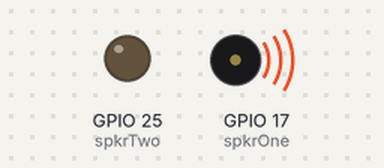
This program was run on a simulated Raspberry Pi (BCM pin numbers). Shown: output pins drawn as LEDs (lit = HIGH), buzzer (waves = sounding).

Above: at 6.82 s.
At 36.87 s:
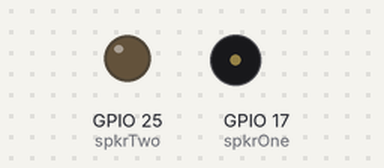
Timing chart, 0 to 40.0 s (numbered marks = the images above):
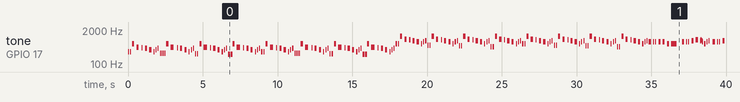

The program:

megalovania.py
```python
# Original script is credited to Github user "AnonymousAlly"
# https://github.com/AnonymousAlly/Arduino-Music-Codes/tree/master

import time
import RPi.GPIO as GPIO

#vars
spkrOne=17
spkrTwo=25

#setup
GPIO.setmode(GPIO.BCM)
GPIO.setwarnings(False)
GPIO.setup(spkrOne,GPIO.OUT)
GPIO.setup(spkrTwo,GPIO.OUT)

#funcs
def delay(seconds):
    time.sleep(seconds/1750)

def tone(r,hertz,duration):
    pwm = GPIO.PWM(spkrOne,hertz)
    pwm.start(50)
    pwm.ChangeFrequency(hertz)
    delay(duration)
    pwm.stop

tone(3,294,125) #D4
delay(125)
tone(3,294,125) #D4
delay(125)
tone(3,587,250) #D5
delay(250)
tone(3,440,250) #A4
delay(375)
tone(3,415,125) #Ab4
delay(250)
tone(3,392,250) #G4
delay(250)
tone(3,349,250) #F4
delay(250)
tone(3,294,125) #D4
delay(125)
tone(3,349,125) #F4
delay(125)
tone(3,392,125) #G4
delay(125)
tone(3,261,125) #C4(middle)
delay(62)
tone(3,261,125) #C4(middle)
delay(62)
tone(3,261,125) #C4(middle)
delay(62)
tone(3,261,125) #C4(middle)
delay(62)
tone(3,587,250) #D5
delay(250)
tone(3,440,375) #A4
delay(375)
tone(3,415,125) #Ab4
delay(250)
tone(3,392,250) #G4
delay(250)
tone(3,349,250) #F4
delay(250)
tone(3,294,125) #D4
delay(125)
tone(3,349,125) #F4
delay(125)
tone(3,392,125) #G4
delay(125)
tone(3,247,125) #B3
delay(125)
tone(3,247,125) #B3
delay(125)
tone(3,587,250) #D5
delay(250)
tone(3,440,375) #A4
delay(375)
tone(3,415,125) #Ab4
delay(250)
tone(3,392,250) #G4
delay(250)
tone(3,349,250) #F4
delay(250)
tone(3,294,125) #D4
delay(125)
tone(3,349,125) #F4
delay(125)
tone(3,392,125) #G4
delay(125)
tone(3,233,62) #Bb3
delay(62)
tone(3,233,62) #Bb3
delay(62)
tone(3,233,62) #Bb3
delay(62)
tone(3,233,62) #Bb3
delay(62)
tone(3,587,250) #D5
delay(250)
tone(3,440,375) #A4
delay(375)
tone(3,415,125) #Ab4
delay(250)
tone(3,392,250) #G4
delay(250)
tone(3,349,250) #F4
delay(250)
tone(3,294,125) #D4
delay(125)
tone(3,349,125) #F4
delay(125)
tone(3,392,125) #G4
delay(125)
tone(3,294,125) #D4
delay(125)
tone(3,294,125) #D4
delay(125)
tone(3,587,250) #D5
delay(250)
tone(3,440,375) #A4
delay(375)
tone(3,415,125) #Ab4
delay(250)
tone(3,392,250) #G4
delay(250)
tone(3,349,250) #F4
delay(250)
tone(3,294,125) #D4
delay(125)
tone(3,349,125) #F4
delay(125)
tone(3,392,125) #G4
delay(125)
tone(3,261,125) #C4(middle)
delay(62)
tone(3,261,125) #C4(middle)
delay(62)
tone(3,261,125) #C4(middle)
delay(62)
tone(3,261,125) #C4(middle)
delay(62)
tone(3,587,250) #D5
delay(250)
tone(3,440,375) #A4
delay(375)
tone(3,415,125) #Ab4
delay(250)
tone(3,392,250) #G4
delay(250)
tone(3,349,250) #F4
delay(250)
tone(3,294,125) #D4
delay(125)
tone(3,349,125) #F4
delay(125)
tone(3,392,125) #G4
delay(125)
tone(3,247,125) #B3
delay(125)
tone(3,247,125) #B3
delay(125)
tone(3,587,250) #D5
delay(250)
tone(3,440,375) #A4
delay(375)
tone(3,415,125) #Ab4
delay(250)
tone(3,392,250) #G4
delay(250)
tone(3,349,250) #F4
delay(250)
tone(3,294,125) #D4
delay(125)
tone(3,349,125) #F4
delay(125)
tone(3,392,125) #G4
delay(125)
tone(3,233,62) #Bb3
delay(62)
tone(3,233,62) #Bb3
delay(62)
tone(3,233,62) #Bb3
delay(62)
tone(3,233,62) #Bb3
delay(62)
tone(3,588,250) #D5
delay(250)
tone(3,440,375) #A4
delay(375)
tone(3,415,125) #Ab4
delay(250)
tone(3,392,250) #G4
delay(250)
tone(3,349,250) #F4
delay(250)
tone(3,294,125) #D4
delay(125)
tone(3,349,125) #F4
delay(125)
tone(3,392,125) #G4
delay(125)

#DOEH DEH DEH AH DAH DOOEH DOO AH (INTENSIFIES)

tone(3,587,125) #D5
delay(125)
tone(3,587,125) #D5
delay(125)
tone(3,1175,250) #D6
delay(250)
tone(3,880,250) #A5
delay(325)
tone(3,831,125) #Ab5
delay(250)
tone(3,784,250) #G5
delay(250)
tone(3,698,250) #F5
delay(250)
tone(3,587,125) #D5
delay(125)
tone(3,698,125) #F5
delay(125)
tone(3,784,125) #G5
delay(125)
tone(3,523,125) #C5
delay(125)
tone(3,523,125) #C5
delay(125)
tone(3,1175,250) #D6
delay(250)
tone(3,880,250) #A5
delay(325)
tone(3,831,125) #Ab5
delay(250)
tone(3,784,250) #G5
delay(250)
tone(3,698,250) #F5
delay(250)
tone(3,587,125) #D5
delay(125)
tone(3,698,125) #F5
delay(125)
tone(3,784,125) #G5
delay(125)
tone(3,494,125) #B4
delay(125)
tone(3,494,125) #B4
delay(125)
tone(3,1175,250) #D6
delay(250)
tone(3,880,250) #A5
delay(325)
tone(3,831,125) #Ab5
delay(250)
tone(3,784,250) #G5
delay(250)
tone(3,698,250) #F5
delay(250)
tone(3,587,125) #D5
delay(125)
tone(3,698,125) #F5
delay(125)
tone(3,784,125) #G5
delay(125)
tone(3,466,125) #Bb4
delay(125)
tone(3,466,125) #Bb4
delay(125)
tone(3,1175,250) #D6
delay(250)
tone(3,880,250) #A5
delay(325)
tone(3,831,125) #Ab5
delay(250)
tone(3,784,250) #G5
delay(250)
tone(3,698,250) #F5
delay(250)
tone(3,587,125) #D5
delay(125)
tone(3,698,125) #F5
delay(125)
tone(3,784,125) #G5
delay(125)
tone(3,587,125) #D5
delay(125)
tone(3,587,125) #D5
delay(125)
tone(3,1175,250) #D6
delay(250)
tone(3,880,250) #A5
delay(325)
tone(3,831,125) #Ab5
delay(250)
tone(3,784,250) #G5
delay(250)
tone(3,698,250) #F5
delay(250)
tone(3,587,125) #D5
delay(125)
tone(3,698,125) #F5
delay(125)
tone(3,784,125) #G5
delay(125)
tone(3,523,125) #C5
delay(125)
tone(3,523,125) #C5
delay(125)
tone(3,1175,250) #D6
delay(250)
tone(3,880,250) #A5
delay(325)
tone(3,831,125) #Ab5
delay(250)
tone(3,784,250) #G5
delay(250)
tone(3,698,250) #F5
delay(250)
tone(3,587,125) #D5
delay(125)
tone(3,698,125) #F5
delay(125)
tone(3,784,125) #G5
delay(125)
tone(3,494,125) #B4
delay(125)
tone(3,494,125) #B4
delay(125)
tone(3,1175,250) #D6
delay(250)
tone(3,880,250) #A5
delay(325)
tone(3,831,125) #Ab5
delay(250)
tone(3,784,250) #G5
delay(250)
tone(3,698,250) #F5
delay(250)
tone(3,587,125) #D5
delay(125)
tone(3,698,125) #F5
delay(125)
tone(3,784,125) #G5
delay(125)
tone(3,466,125) #Bb4
delay(125)
tone(3,466,125) #Bb4
delay(125)
tone(3,1175,250) #D6
delay(250)
tone(3,880,250) #A5
delay(325)
tone(3,831,125) #Ab5
delay(250)
tone(3,784,250) #G5
delay(250)
tone(3,698,250) #F5
delay(250)
tone(3,587,125) #D5
delay(125)
tone(3,698,125) #F5
delay(125)
tone(3,784,125) #G5
delay(125)

#DU DU DUDU DU DU DU

tone(3,698,250) #F5
delay(250)
tone(3,698,125) #F5
delay(125)
tone(3,698,125) #F5
delay(250)
tone(3,698,250) #F5
delay(250)
tone(3,698,250) #F5
delay(250)
tone(3,587,250) #D5
delay(250)
tone(3,587,625) #D5
delay(625)
tone(3,698,250) #F5
delay(250)
tone(3,698,125) #F5
delay(125)
tone(3,698,125) #F5
delay(250)
tone(3,784,250) #G5
delay(250)
tone(3,831,250) #Ab5
delay(250)
tone(3,784,42) #G5
delay(42)
tone(3,831,42) #Ab5
delay(42)
tone(3,784,42) #G5
delay(42)
tone(3,698,125) #F5
delay(125)
tone(3,587,125) #D5
delay(125)
tone(3,698,125) #F5
delay(125)
tone(3,784,125) #G5
delay(375)
tone(3,698,250) #F5
delay(250)
tone(3,698,125) #F5
delay(125)
tone(3,698,125) #F5
delay(250)
tone(3,784,250) #G5
delay(250)
tone(3,831,125) #Ab5
delay(250)
tone(3,880,250) #A5
delay(250)
tone(3,1046,250) #C6
delay(250)
tone(3,880,375) #A5
delay(375)
tone(3,1175,250) #D6
delay(250)
tone(3,1175,250) #D6
delay(250)
tone(3,1175,125) #D6
delay(125)
tone(3,880,125) #A5
delay(125)
tone(3,1175,125) #D6
delay(125)
tone(3,1046,625) #C6
delay(625)
tone(3,1568,500) #G6
delay(500)

#DU DU DUDU DU DU DUU (INTENSIFIES)

tone(3,880,250) #A5
delay(250)
tone(3,880,125) #A5
delay(125)
tone(3,880,125) #A5
delay(250)
tone(3,880,250) #A5
delay(250)
tone(3,880,250) #A5
delay(250)
tone(3,784,250) #G5
delay(250)
tone(3,784,625) #G5
delay(625)
tone(3,880,250) #A5
delay(250)
tone(3,880,125) #A5
delay(125)
tone(3,880,125) #A5
delay(250)
tone(3,880,250) #A5
delay(250)
tone(3,784,125) #G5
delay(250)
tone(3,880,250) #A5
delay(250)
tone(3,1175,125) #D6
delay(250)
tone(3,880,125) #A5
delay(125)
tone(3,784,250) #G5
delay(250)
tone(3,1175,250) #D6
delay(250)
tone(3,880,250) #A5
delay(250)
tone(3,784,250) #G5
delay(250)
tone(3,698,250) #F5
delay(250)
tone(3,1046,250) #C6
delay(250)
tone(3,784,250) #G5
delay(250)
tone(3,698,250) #F5
delay(250)
tone(3,659,250) #E5
delay(250)
tone(3,466,250) #Bb4
delay(250)
tone(3,523,125) #C5
delay(125)
tone(3,587,125) #D5
delay(250)
tone(3,698,250) #F5
delay(250)
tone(3,1046,1125) #C6
delay(2125)

#Epic part

tone(3,698,125) #F5
delay(125)
tone(3,587,125) #D5
delay(125)
tone(3,698,125) #F5
delay(125)
tone(3,784,125) #G5
delay(125)
tone(3,831,125) #Ab5
delay(125)
tone(3,784,125) #G5
delay(125)
tone(3,698,125) #F5
delay(125)
tone(3,587,125) #D5
delay(125)
tone(3,831,63) #Ab5
delay(63)
tone(3,784,63) #G5
delay(63)
tone(3,698,63) #F5
delay(63)
tone(3,587,63) #D5
delay(63)
tone(3,698,250) #F5
delay(250)
tone(3,784,1125) #G5
delay(1125)
tone(3,831,250) #Ab5
delay(250)
tone(3,880,125) #A5
delay(125)
tone(3,1046,250) #C6
delay(250)
tone(3,880,125) #A5
delay(125)
tone(3,831,125) #Ab5
delay(125)
tone(3,784,125) #G5
delay(125)
tone(3,698,125) #F5
delay(125)
tone(3,587,125) #D5
delay(125)
tone(3,659,125) #E5
delay(125)
tone(3,698,250) #F5
delay(250)
tone(3,784,250) #G5
delay(250)
tone(3,880,250) #A5
delay(250)
tone(3,1046,250) #C6
delay(250)
tone(3,1109,250) #Db6
delay(250)
tone(3,831,250) #Ab5
delay(250)
tone(3,831,125) #Ab5
delay(125)
tone(3,784,125) #G5
delay(125)
tone(3,698,125) #F5
delay(125)
tone(3,784,1125) #G5
delay(1125)
tone(3,349,250) #F4
delay(250)
tone(3,392,250) #G4
delay(250)
tone(3,440,250) #A4
delay(250)
tone(3,698,250) #F5
delay(250)
tone(3,659,500) #E5
delay(500)
tone(3,587,500) #D5
delay(500)
tone(3,659,500) #E5
delay(500)
tone(3,698,500) #F5
delay(500)
tone(3,784,500) #G5
delay(500)
tone(3,659,500) #E5
delay(500)
tone(3,880,1000) #A5
delay(1000)
tone(3,880,125) #A5
delay(125)
tone(3,831,125) #Ab5
delay(125)
tone(3,784,125) #G5
delay(125)
tone(3,740,125) #Gb5
delay(125)
tone(3,698,125) #F5
delay(125)
tone(3,659,125) #E5
delay(125)
tone(3,622,125) #Eb5
delay(125)
tone(3,587,125) #D5
delay(125)
tone(3,554,1000) #Db5
delay(1000)
tone(3,622,1000) #Eb5
delay(2000)
tone(3,698,125) #F5
delay(125)
tone(3,587,125) #D5
delay(125)
tone(3,698,125) #F5
delay(125)
tone(3,784,125) #G5
delay(125)
tone(3,831,125) #Ab5
delay(125)
tone(3,784,125) #G5
delay(125)
tone(3,698,125) #F5
delay(125)
tone(3,587,125) #D5
delay(125)
tone(3,831,63) #Ab5
delay(63)
tone(3,784,63) #G5
delay(63)
tone(3,698,63) #F5
delay(63)
tone(3,587,63) #D5
delay(63)
tone(3,698,250) #F5
delay(250)
tone(3,784,1125) #G5
delay(1125)
tone(3,831,250) #Ab5
delay(250)
tone(3,880,125) #A5
delay(125)
tone(3,1046,250) #C6
delay(250)
tone(3,880,125) #A5
delay(125)
tone(3,831,125) #Ab5
delay(125)
tone(3,784,125) #G5
delay(125)
tone(3,698,125) #F5
delay(125)
tone(3,587,125) #D5
delay(125)
tone(3,659,125) #E5
delay(125)
tone(3,698,250) #F5
delay(250)
tone(3,784,250) #G5
delay(250)
tone(3,880,250) #A5
delay(250)
tone(3,1046,250) #C6
delay(250)
tone(3,1109,250) #Db6
delay(250)
tone(3,831,250) #Ab5
delay(250)
tone(3,831,125) #Ab5
delay(125)
tone(3,784,125) #G5
delay(125)
tone(3,698,125) #F5
delay(125)
tone(3,784,1125) #G5
delay(1125)
tone(3,349,250) #F4
delay(250)
tone(3,392,250) #G4
delay(250)
tone(3,440,250) #A4
delay(250)
tone(3,698,250) #F5
delay(250)
tone(3,659,500) #E5
delay(500)
tone(3,587,500) #D5
delay(500)
tone(3,659,500) #E5
delay(500)
tone(3,698,500) #F5
delay(500)
tone(3,784,500) #G5
delay(500)
tone(3,659,500) #E5
delay(500)
tone(3,880,1000) #A5
delay(1000)
tone(3,880,125) #A5
delay(125)
tone(3,831,125) #Ab5
delay(125)
tone(3,784,125) #G5
delay(125)
tone(3,740,125) #Gb5
delay(125)
tone(3,698,125) #F5
delay(125)
tone(3,659,125) #E5
delay(125)
tone(3,622,125) #Eb5
delay(125)
tone(3,587,125) #D5
delay(125)
tone(3,554,1000) #Db5
delay(1000)
tone(3,622,1000) #Eb5
delay(1000)

#Opera

tone(3,233,1500) #Bb3
delay(1500)
tone(3,349,500) #F4
delay(500)
tone(3,330,1000) #E4
delay(1000)
tone(3,294,1000) #D4
delay(1000)
tone(3,349,4000) #F4
delay(4000)
tone(3,233,1500) #Bb3
delay(1500)
tone(3,349,500) #F4
delay(500)
tone(3,330,1000) #E4
delay(1000)
tone(3,294,1000) #D4
delay(1000)
tone(3,294,1000) #D4
delay(1000)
tone(3,294,83) #D4
delay(83)
tone(3,277,83) #Db4
delay(83)
tone(3,261,83) #C4(middle)
delay(83)
tone(3,247,83) #B3
delay(83)
tone(3,233,83) #Bb3
delay(83)
tone(3,220,83) #A3
delay(83)
tone(3,208,83) #Ab3
delay(83)
tone(3,196,83) #G3
delay(83)
tone(3,185,83) #Gb3
delay(83)
tone(3,175,83) #F3
delay(83)
tone(3,165,83) #E3
delay(83)
tone(3,156,83) #Eb3
delay(83)
tone(3,147,2000) #D3
delay(2000)
tone(3,233,1500) #Bb3
delay(1500)
tone(3,349,500) #F4
delay(500)
tone(3,330,1000) #E4
delay(1000)
tone(3,294,1000) #D4
delay(1000)
tone(3,349,2000) #F4
delay(2000)
tone(3,123,125) #B2
delay(125)
tone(3,196,125) #G3
delay(125)
tone(3,349,125) #F4
delay(125)
tone(3,294,125) #D4
delay(125)
tone(3,392,250) #G4
delay(250)
tone(3,349,125) #F4
delay(125)
tone(3,261,125) #C4(middle)
delay(125)
tone(3,294,125) #D4
delay(125)
tone(3,261,250) #C4(middle)
delay(250)
tone(3,220,250) #A3
delay(250)
tone(3,196,125) #G3
delay(125)
tone(3,261,125) #C4(middle)
delay(125)
tone(3,233,1500) #Bb3
delay(1500)
tone(3,349,500) #F4
delay(500)
tone(3,330,1000) #E4
delay(1000)
tone(3,294,1000) #D4
delay(1000)
tone(3,147,125) #D3
delay(125)
tone(3,147,125) #D3
delay(125)
tone(3,349,250) #F4
delay(250)
tone(3,330,250) #E4
delay(250)
tone(3,261,125) #C4(middle)
delay(250)
tone(3,330,250) #E4
delay(250)
tone(3,247,250) #B3
delay(250)
tone(3,196,125) #G3
delay(125)
tone(3,220,125) #A3
delay(125)
tone(3,261,125) #C4(middle)
delay(125)
tone(3,147,125) #D3
delay(125)
tone(3,147,125) #D3
delay(125)
tone(3,349,250) #F4
delay(250)
tone(3,330,250) #E4
delay(250)
tone(3,261,125) #C4(middle)
delay(250)
tone(3,330,250) #E4
delay(250)
tone(3,247,250) #B3
delay(250)
tone(3,196,125) #G3
delay(125)
tone(3,220,125) #A3
delay(125)
tone(3,261,125) #C4(middle)
delay(125)

#rock part

tone(3,233,250) #Bb3
delay(250)
tone(3,233,250) #Bb3
delay(250)
tone(3,116,125) #Bb2
delay(125)
tone(3,233,250) #Bb3
delay(250)
tone(3,233,250) #Bb3
delay(250)
tone(3,233,250) #Bb3
delay(250)
tone(3,116,125) #Bb2
delay(125)
tone(3,116,125) #Bb2
delay(125)
tone(3,116,125) #Bb2
delay(125)
tone(3,233,250) #Bb3
delay(250)
tone(3,261,250) #C4(middle)
delay(250)
tone(3,261,250) #C4(middle)
delay(250)
tone(3,130,125) #C3
delay(125)
tone(3,261,250) #C4(middle)
delay(250)
tone(3,261,250) #C4(middle)
delay(250)
tone(3,261,250) #C4(middle)
delay(250)
tone(3,130,125) #C3
delay(125)
tone(3,130,125) #C3
delay(125)
tone(3,130,125) #C3
delay(125)
tone(3,261,250) #C4(middle)
delay(250)
tone(3,294,250) #D4
delay(250)
tone(3,294,250) #D4
delay(250)
tone(3,147,125) #D3
delay(125)
tone(3,294,250) #D4
delay(250)
tone(3,277,250) #Db4
delay(250)
tone(3,277,250) #Db4
delay(250)
tone(3,139,125) #Db3
delay(125)
tone(3,139,125) #Db3
delay(125)
tone(3,139,125) #Db3
delay(125)
tone(3,277,250) #Db4
delay(250)
tone(3,261,250) #C4(middle)
delay(250)
tone(3,261,250) #C4(middle)
delay(250)
tone(3,130,125) #C3
delay(125)
tone(3,261,250) #C4(middle)
delay(250)
tone(3,247,250) #B3
delay(250)
tone(3,247,250) #B3
delay(250)
tone(3,123,125) #B2
delay(125)
tone(3,123,125) #B2
delay(125)
tone(3,123,125) #B2
delay(125)
tone(3,247,250) #B3
delay(250)
tone(3,233,250) #Bb3
delay(250)
tone(3,233,250) #Bb3
delay(250)
tone(3,116,125) #Bb2
delay(125)
tone(3,233,250) #Bb3
delay(250)
tone(3,233,250) #Bb3
delay(250)
tone(3,233,250) #Bb3
delay(250)
tone(3,116,125) #Bb2
delay(125)
tone(3,116,125) #Bb2
delay(125)
tone(3,116,125) #Bb2
delay(125)
tone(3,233,250) #Bb3
delay(250)
tone(3,261,250) #C4(middle)
delay(250)
tone(3,261,250) #C4(middle)
delay(250)
tone(3,130,125) #C3
delay(125)
tone(3,261,250) #C4(middle)
delay(250)
tone(3,261,250) #C4(middle)
delay(250)
tone(3,261,250) #C4(middle)
delay(250)
tone(3,130,125) #C3
delay(125)
tone(3,130,125) #C3
delay(125)
tone(3,130,125) #C3
delay(125)
tone(3,261,250) #C4(middle)
delay(250)
tone(3,294,250) #D4
delay(250)
tone(3,294,250) #D4
delay(250)
tone(3,147,125) #D3
delay(125)
tone(3,294,250) #D4
delay(250)
tone(3,294,250) #D4
delay(250)
tone(3,294,250) #D4
delay(250)
tone(3,147,125) #D3
delay(125)
tone(3,147,125) #D3
delay(125)
tone(3,147,125) #D3
delay(125)
tone(3,294,250) #D4
delay(250)
tone(3,294,250) #D4
delay(250)
tone(3,294,250) #D4
delay(250)
tone(3,147,125) #D3
delay(125)
tone(3,294,250) #D4
delay(250)
tone(3,294,250) #D4
delay(250)
tone(3,294,250) #D4
delay(250)
tone(3,147,125) #D3
delay(125)
tone(3,147,125) #D3
delay(125)
tone(3,147,125) #D3
delay(125)
tone(3,294,250) #D4
delay(250)
tone(3,233,250) #Bb3
delay(250)
tone(3,233,250) #Bb3
delay(250)
tone(3,116,125) #Bb2
delay(125)
tone(3,233,250) #Bb3
delay(250)
tone(3,233,250) #Bb3
delay(250)
tone(3,233,250) #Bb3
delay(250)
tone(3,116,125) #Bb2
delay(125)
tone(3,116,125) #Bb2
delay(125)
tone(3,116,125) #Bb2
delay(125)
tone(3,233,250) #Bb3
delay(250)
tone(3,261,250) #C4(middle)
delay(250)
tone(3,261,250) #C4(middle)
delay(250)
tone(3,130,125) #C3
delay(125)
tone(3,261,250) #C4(middle)
delay(250)
tone(3,261,250) #C4(middle)
delay(250)
tone(3,261,250) #C4(middle)
delay(250)
tone(3,130,125) #C3
delay(125)
tone(3,130,125) #C3
delay(125)
tone(3,130,125) #C3
delay(125)
tone(3,261,250) #C4(middle)
delay(250)
tone(3,294,250) #D4
delay(250)
tone(3,294,250) #D4
delay(250)
tone(3,147,125) #D3
delay(125)
tone(3,294,250) #D4
delay(250)
tone(3,277,250) #Db4
delay(250)
tone(3,277,250) #Db4
delay(250)
tone(3,139,125) #Db3
delay(125)
tone(3,139,125) #Db3
delay(125)
tone(3,139,125) #Db3
delay(125)
tone(3,277,250) #Db4
delay(250)
tone(3,261,250) #C4(middle)
delay(250)
tone(3,261,250) #C4(middle)
delay(250)
tone(3,130,125) #C3
delay(125)
tone(3,261,250) #C4(middle)
delay(250)
tone(3,247,250) #B3
delay(250)
tone(3,247,250) #B3
delay(250)
tone(3,123,125) #B2
delay(125)
tone(3,123,125) #B2
delay(125)
tone(3,123,125) #B2
delay(125)
tone(3,247,250) #B3
delay(250)
tone(3,233,250) #Bb3
delay(250)
tone(3,233,250) #Bb3
delay(250)
tone(3,116,125) #Bb2
delay(125)
tone(3,233,250) #Bb3
delay(250)
tone(3,233,250) #Bb3
delay(250)
tone(3,233,250) #Bb3
delay(250)
tone(3,116,125) #Bb2
delay(125)
tone(3,116,125) #Bb2
delay(125)
tone(3,116,125) #Bb2
delay(125)
tone(3,233,250) #Bb3
delay(250)
tone(3,261,250) #C4(middle)
delay(250)
tone(3,261,250) #C4(middle)
delay(250)
tone(3,130,125) #C3
delay(125)
tone(3,261,250) #C4(middle)
delay(250)
tone(3,261,250) #C4(middle)
delay(250)
tone(3,261,250) #C4(middle)
delay(250)
tone(3,130,125) #C3
delay(125)
tone(3,130,125) #C3
delay(125)
tone(3,130,125) #C3
delay(125)
tone(3,261,250) #C4(middle)
delay(250)
tone(3,294,125) #D4
delay(125)
tone(3,147,125) #D3
delay(125)
tone(3,294,250) #D4
delay(250)
tone(3,220,125) #A3
delay(125)
tone(3,294,250) #D4
delay(250)
tone(3,294,250) #D4
delay(250)
tone(3,294,250) #D4
delay(250)
tone(3,175,250) #F3
delay(250)
tone(3,147,125) #D3
delay(125)
tone(3,294,125) #D4
delay(125)
tone(3,196,125) #G3
delay(125)
tone(3,294,125) #D4
delay(125)
tone(3,147,125) #D3
delay(125)
tone(3,294,250) #D4
delay(250)
tone(3,220,125) #A3
delay(125)
tone(3,294,250) #D4
delay(250)
tone(3,294,250) #D4
delay(250)
tone(3,294,250) #D4
delay(250)
tone(3,175,250) #F3
delay(250)
tone(3,147,125) #D3
delay(125)
tone(3,294,125) #D4
delay(125)
tone(3,196,125) #G3
delay(125)

#99999999999999999999999999999999999999999999999999999999999999

tone(3,294,125) #D4
delay(125)
tone(3,294,125) #D4
delay(125)
tone(3,587,250) #D5
delay(250)
tone(3,440,250) #A4
delay(375)
tone(3,415,125) #Ab4
delay(250)
tone(3,392,250) #G4
delay(250)
tone(3,349,250) #F4
delay(250)
tone(3,294,125) #D4
delay(125)
tone(3,349,125) #F4
delay(125)
tone(3,392,125) #G4
delay(125)
tone(3,261,125) #C4(middle)
delay(62)
tone(3,261,125) #C4(middle)
delay(62)
tone(3,261,125) #C4(middle)
delay(62)
tone(3,261,125) #C4(middle)
delay(62)
tone(3,587,250) #D5
delay(250)
tone(3,440,375) #A4
delay(375)
tone(3,415,125) #Ab4
delay(250)
tone(3,392,250) #G4
delay(250)
tone(3,349,250) #F4
delay(250)
tone(3,294,125) #D4
delay(125)
tone(3,349,125) #F4
delay(125)
tone(3,392,125) #G4
delay(125)
tone(3,247,125) #B3
delay(125)
tone(3,247,125) #B3
delay(125)
tone(3,587,250) #D5
delay(250)
tone(3,440,375) #A4
delay(375)
tone(3,415,125) #Ab4
delay(250)
tone(3,392,250) #G4
delay(250)
tone(3,349,250) #F4
delay(250)
tone(3,294,125) #D4
delay(125)
tone(3,349,125) #F4
delay(125)
tone(3,392,125) #G4
delay(125)
tone(3,233,62) #Bb3
delay(62)
tone(3,233,62) #Bb3
delay(62)
tone(3,233,62) #Bb3
delay(62)
tone(3,233,62) #Bb3
delay(62)
tone(3,587,250) #D5
delay(250)
tone(3,440,375) #A4
delay(375)
tone(3,415,125) #Ab4
delay(250)
tone(3,392,250) #G4
delay(250)
tone(3,349,250) #F4
delay(250)
tone(3,294,125) #D4
delay(125)
tone(3,349,125) #F4
delay(125)
tone(3,392,125) #G4
delay(125)
tone(3,294,125) #D4
delay(125)
tone(3,294,125) #D4
delay(125)
tone(3,587,250) #D5
delay(250)
tone(3,440,375) #A4
delay(375)
tone(3,415,125) #Ab4
delay(250)
tone(3,392,250) #G4
delay(250)
tone(3,349,250) #F4
delay(250)
tone(3,294,125) #D4
delay(125)
tone(3,349,125) #F4
delay(125)
tone(3,392,125) #G4
delay(125)
tone(3,261,125) #C4(middle)
delay(62)
tone(3,261,125) #C4(middle)
delay(62)
tone(3,261,125) #C4(middle)
delay(62)
tone(3,261,125) #C4(middle)
delay(62)
tone(3,587,250) #D5
delay(250)
tone(3,440,375) #A4
delay(375)
tone(3,415,125) #Ab4
delay(250)
tone(3,392,250) #G4
delay(250)
tone(3,349,250) #F4
delay(250)
tone(3,294,125) #D4
delay(125)
tone(3,349,125) #F4
delay(125)
tone(3,392,125) #G4
delay(4125)
```

Measured:
- by itself, tone on GPIO 17 (spkrOne): plays 294 Hz for 0.07 s, 294 Hz for 0.07 s, 587 Hz for 0.14 s, 440 Hz for 0.14 s, 415 Hz for 0.07 s, 392 Hz for 0.14 s … (191 notes in this stretch)
